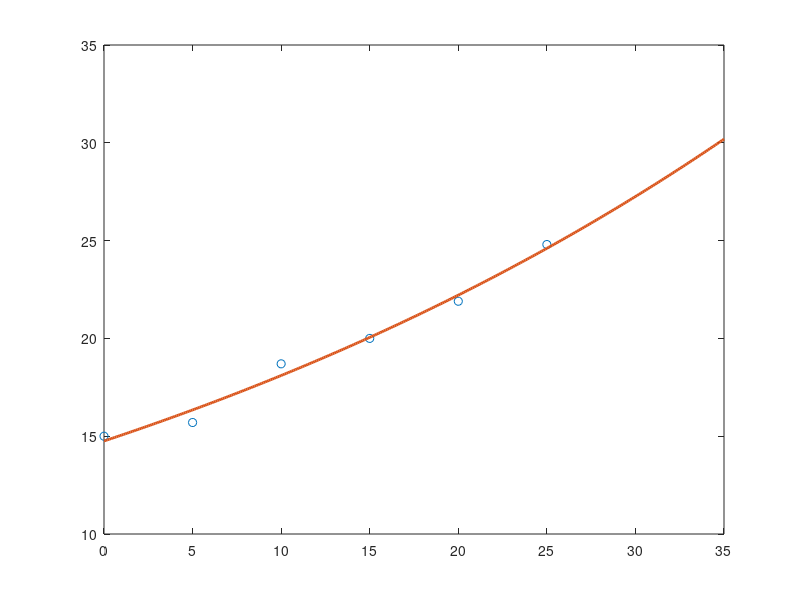

Here is the MATLAB script that generated this plot:

t = [0; 5; 10 ;15; 20; 25];
y = [15; 15.7 ;18.7 ;20 ;21.9; 24.8];
Y = log(y); 

X = [ones(size(t)),t]; 

z = X'*Y;                         % right hand side of the Normal Equations
S = X'*X;                         % Left hand side of the Normal Equations
U = chol(S);                      % Cholesky decomposition
w = U'\z;  %solve the normal equations using the Cholesky decomposition
c = U\w

plot(t,y,'o')   % plot the data points
q = [0:.1:35];    % define a vector for plotting the linear function
fit = exp(c(1))*exp(c(2)*q);  %define the linear fit 

hold on   
plot(q,fit,'Linewidth',2); 
hold off